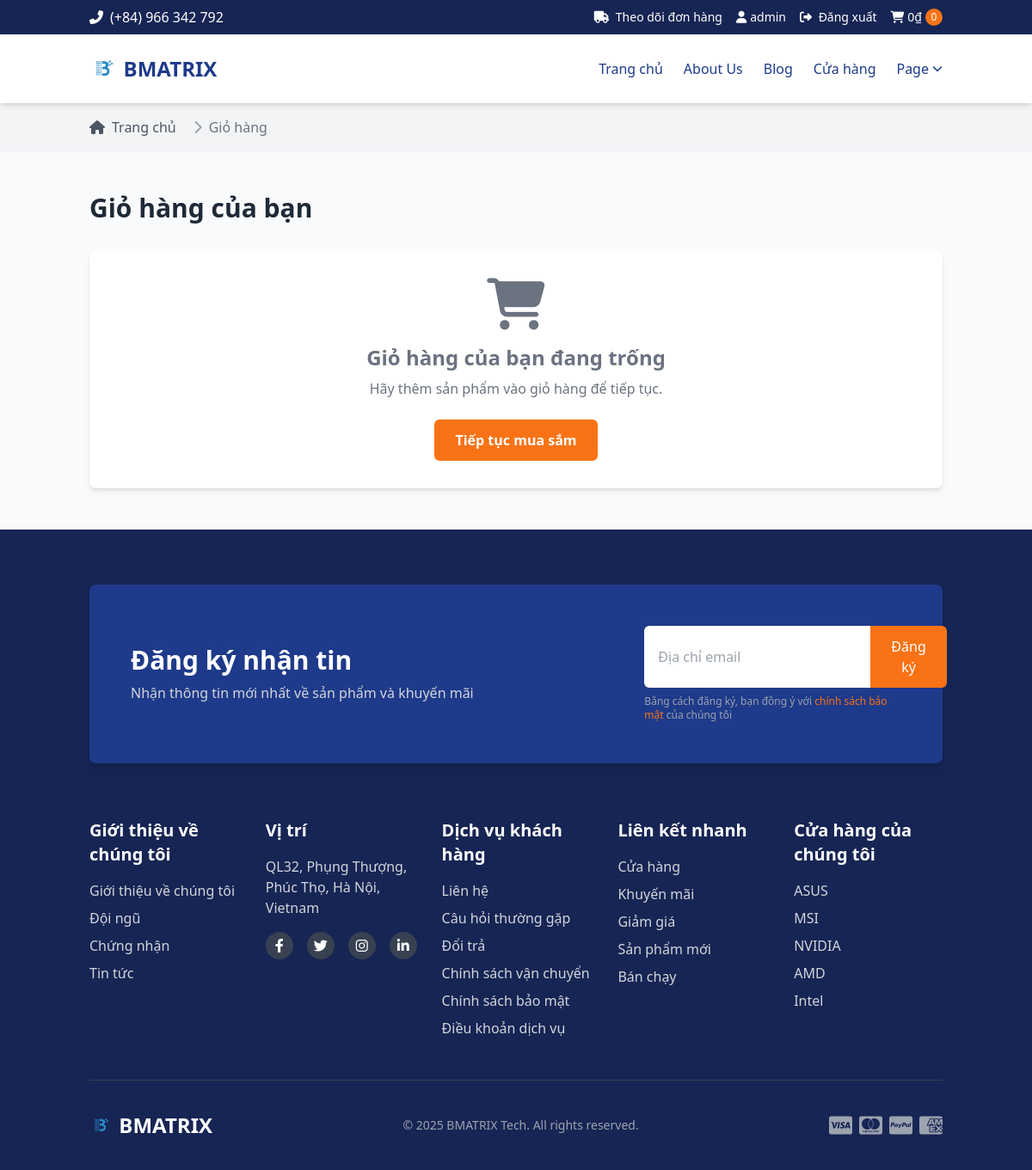
/cart/ (signed in), run on an earlier commit of the app's database.
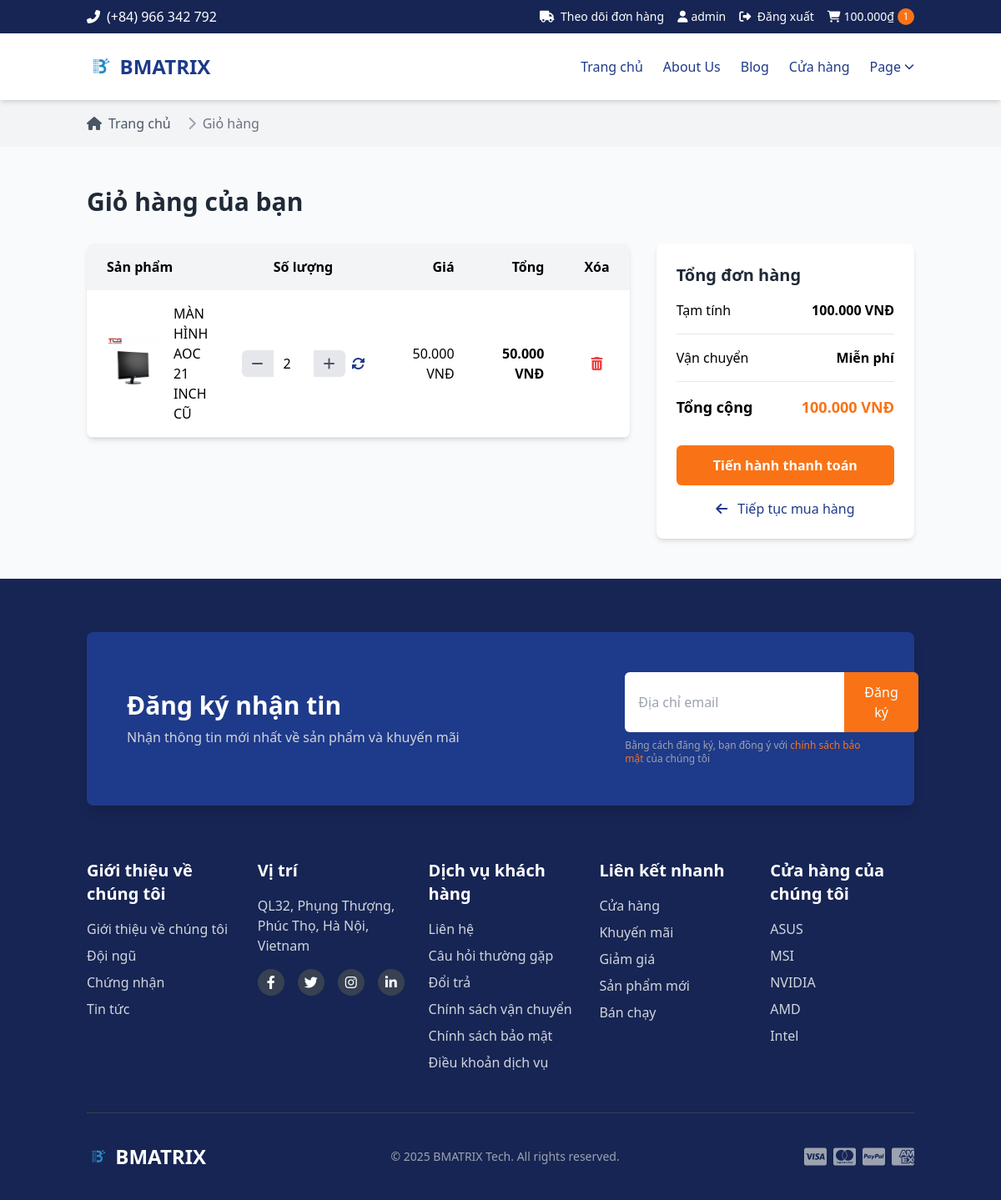
And on a later commit of the database.
### cart/models.py (models this page shows, shortened)
class CartItem(models.Model):
    cart = models.ForeignKey(Cart, related_name='items', on_delete=models.CASCADE)
    product = models.ForeignKey(Product, on_delete=models.CASCADE)
    quantity = models.PositiveIntegerField(default=1)

### shop/models.py (models this page shows, shortened)
class Product(models.Model):
    AVAILABILITY_CHOICES = (
        ('in_stock', 'Còn hàng'),
        ('out_of_stock', 'Hết hàng'),
        ('pre_order', 'Đặt trước'),
        ('discontinued', 'Ngừng kinh doanh'),
        ('coming_soon', 'Sắp có hàng'),
    )
    category = models.ForeignKey(Category, related_name='products', on_delete=models.CASCADE)
    brand = models.ForeignKey(Brand, related_name='products', on_delete=models.SET_NULL, null=True, blank=True)
    name = models.CharField(max_length=200)
    slug = models.SlugField(unique=True)
    description = models.TextField(blank=True)
    price = models.DecimalField(max_digits=10, decimal_places=0)
    stock = models.PositiveIntegerField()
    image = models.ImageField(upload_to='products/', blank=True, null=True)
    availability = models.CharField(max_length=20, choices=AVAILABILITY_CHOICES, default='in_stock')
    created_at = models.DateTimeField(auto_now_add=True)
    updated_at = models.DateTimeField(auto_now=True)
    featured = models.BooleanField(default=False)
    class Meta:
        ordering = ('-created_at',)
    def get_absolute_url(self):
        return reverse('shop:product_detail', args=[self.slug])
    def get_main_image(self):
        if self.image:
            return self.image.url
        first_image = self.images.first()
        if first_image:
            return first_image.image.url
        return '/static/img/placeholder.png'

### cart/views.py (the view)
# urls.py: path('', views.cart_detail, name='cart_detail'),
def cart_detail(request):
    cart = _get_or_create_cart(request)
    cart_items = cart.items.all().select_related('product')
    total = sum(item.product.price * item.quantity for item in cart_items)
    context = {
        'cart': cart,
        'cart_items': cart_items,
        'total': total,
    }
    return render(request, 'cart/cart_detail.html', context)

### cart/context_processors.py (called while the page is built, shortened)
def cart_context(request):
    cart_count = 0
    cart_total = 0
    if request.user.is_authenticated:
        try:
            cart = Cart.objects.get(user=request.user)
            cart_items = CartItem.objects.filter(cart=cart)
            cart_count = cart_items.count()
            cart_total = sum(item.product.price * item.quantity for item in cart_items)
        except Cart.DoesNotExist:
            pass
    return {
        'cart_count': cart_count,
        'cart_total': cart_total,
    }

### cart/views.py (called while the page is built, shortened)
def _get_or_create_cart(request):
    if request.user.is_authenticated:
        cart, created = Cart.objects.get_or_create(user=request.user)
    return cart

### shop/templatetags/shop_tags.py (called while the page is built)
@register.filter(name='format_price')
def format_price(value):
    if value is None:
        return '0'
    try:
        value_int = int(float(value))
        value_str = str(value_int)
        result = ''
        for i, char in enumerate(reversed(value_str)):
            if i > 0 and i % 3 == 0:
                result = '.' + result
            result = char + result
        return result
    except (ValueError, TypeError):
        return str(value)

### templates/cart/cart_detail.html (shortened to what the changed rows need)
{% extends 'base.html' %}
{% load static %}
{% load shop_tags %}
{% block content %}
<section class="py-12">
    <div class="container mx-auto px-4">
        <h1 class="text-3xl font-bold text-gray-800 mb-8">Giỏ hàng của bạn</h1>
        {% if cart_items %}
        <div class="grid grid-cols-1 lg:grid-cols-3 gap-8">
            <div class="lg:col-span-2">
                <div class="bg-white rounded-lg shadow-md overflow-hidden">
                    <table class="w-full">
                        <thead class="bg-gray-100">
                            <tr>
                                <th class="py-4 px-6 text-left">Sản phẩm</th>
                                <th class="py-4 px-6 text-center">Số lượng</th>
                                <th class="py-4 px-6 text-right">Giá</th>
                                <th class="py-4 px-6 text-right">Tổng</th>
                                <th class="py-4 px-6 text-center">Xóa</th>
                            </tr>
                        </thead>
                        <tbody>
                            {% for item in cart_items %}
                            <tr class="border-b border-gray-200">
                                <td class="py-4 px-6">
                                    <div class="flex items-center">
                                        <img src="{{ item.product.get_main_image }}" alt="{{ item.product.name }}" class="w-16 h-16 object-cover rounded-md mr-4">
                                        <a href="{{ item.product.get_absolute_url }}" class="hover:text-secondary">
                                            {{ item.product.name }}
                                        </a>
                                    </div>
                                </td>
                                <td class="py-4 px-6">
                                    <form method="post" action="{% url 'cart:update_cart' item.id %}" class="flex justify-center">
                                        <div class="flex">
                                            <button type="button" class="decrease-quantity bg-gray-200 hover:bg-gray-300 text-gray-600 px-3 py-1 rounded-l-md">
                                                <i class="fas fa-minus"></i>
                                            </button>
                                            <input type="number" name="quantity" value="{{ item.quantity }}" min="1" max="{{ item.product.stock }}" class="quantity-input w-12 text-center border-gray-200 focus:ring-primary focus:border-primary">
                                            <button type="button" class="increase-quantity bg-gray-200 hover:bg-gray-300 text-gray-600 px-3 py-1 rounded-r-md">
                                                <i class="fas fa-plus"></i>
                                            </button>
                                        </div>
                                        <button type="submit" class="ml-2 text-primary hover:text-secondary">
                                            <i class="fas fa-sync-alt"></i>
                                        </button>
                                    </form>
                                </td>
                                <td class="py-4 px-6 text-right">
                                    {{ item.product.price|format_price }} VNĐ
                                </td>
                                <td class="py-4 px-6 text-right font-semibold">
                                    {{ item.product.price|format_price }} VNĐ
                                </td>
                                <td class="py-4 px-6 text-center">
                                    <form method="post" action="{% url 'cart:remove_from_cart' item.id %}">
                                        <button type="submit" class="text-red-500 hover:text-red-700">
                                            <i class="fas fa-trash-alt"></i>
                                        </button>
                                    </form>
                                </td>
                            </tr>
                            {% endfor %}
                        </tbody>
                    </table>
                </div>
            </div>
            <div class="lg:col-span-1">
                <div class="bg-white rounded-lg shadow-md overflow-hidden p-6">
                    <h2 class="text-xl font-bold text-gray-800 mb-4">Tổng đơn hàng</h2>
                    <div class="space-y-4">
                        <div class="flex justify-between border-b border-gray-200 pb-4">
                            <span>Tạm tính</span>
                            <span class="font-semibold">{{ total|format_price }} VNĐ</span>
                        </div>
                        <div class="flex justify-between border-b border-gray-200 pb-4">
                            <span>Vận chuyển</span>
                            <span class="font-semibold">Miễn phí</span>
                        </div>
                        <div class="flex justify-between">
                            <span class="text-lg font-bold">Tổng cộng</span>
                            <span class="text-lg font-bold text-secondary">{{ total|format_price }} VNĐ</span>
                        </div>
                        <div class="pt-4">
                            <a href="{% url 'orders:checkout' %}" class="block w-full bg-secondary hover:bg-secondary-light text-white font-bold py-3 px-6 rounded-md transition text-center">
                                Tiến hành thanh toán
                            </a>
                            <a href="{% url 'shop:product_list' %}" class="block w-full text-center mt-4 text-primary hover:text-secondary">
                                <i class="fas fa-arrow-left mr-2"></i> Tiếp tục mua hàng
                            </a>
                        </div>
                    </div>
                </div>
            </div>
        </div>
        {% else %}
        <div class="bg-white rounded-lg shadow-md p-8 text-center">
            <div class="text-gray-500 mb-6">
                <i class="fas fa-shopping-cart text-6xl mb-4"></i>
                <h2 class="text-2xl font-bold">Giỏ hàng của bạn đang trống</h2>
                <p class="mt-2">Hãy thêm sản phẩm vào giỏ hàng để tiếp tục.</p>
            </div>
            <a href="{% url 'shop:product_list' %}" class="inline-block bg-secondary hover:bg-secondary-light text-white font-bold py-3 px-6 rounded-md transition">
                Tiếp tục mua sắm
            </a>
        </div>
        {% endif %}
    </div>
</section>
{% endblock %}

### templates/include/header.html (shortened to what this page needs)
{% load static %}
{% load shop_tags %}
<div class="bg-primary-dark text-white py-2 z-100">
    <div class="container mx-auto px-4 flex justify-between items-center">
        <div class="hidden md:flex items-center">
            <i class="fas fa-phone-alt mr-2"></i>
            <span>(+84) 966 342 792</span>
        </div>
        <div class="flex items-center space-x-4 ml-auto text-sm">
            <a href="{% url 'orders:my_orders' %}" class="hover:text-secondary-light transition">
                <i class="fas fa-truck mr-1"></i> Theo dõi đơn hàng
            </a>
            {% if user.is_authenticated %}
            <a href="{% url 'accounts:profile' %}" class="flex items-center hover:text-secondary-light transition">
                <i class="fas fa-user mr-1"></i> {{ user.username }}
            </a>
            <form method="post" action="{% url 'account_logout' %}" class="inline">
                <button type="submit" class="hover:text-secondary-light transition text-white">
                    <i class="fas fa-sign-out-alt mr-1"></i> Đăng xuất
                </button>
            </form>
            {% else %}
            <a href="{% url 'accounts:login' %}" class="hover:text-secondary-light transition">
                <i class="fas fa-user mr-1"></i> Đăng nhập / Đăng ký
            </a>
            {% endif %}
            <a href="{% url 'cart:cart_detail' %}" class="flex items-center hover:text-secondary-light transition">
                <i class="fas fa-shopping-cart mr-1"></i>
                <span>{{ cart_total|format_price|default:"0" }}₫</span>
                <span class="ml-1 bg-secondary text-white rounded-full h-5 w-5 flex items-center justify-center text-xs">
                    {{ cart_count|default:"0" }}
                </span>
            </a>
        </div>
    </div>
</div>
<header id="sticky-header" class="bg-white shadow-md py-4 sticky top-0 z-50 transition-all duration-300">
    <div class="container mx-auto px-4">
        <div class="flex items-center justify-between">
            <a href="/" class="flex items-center">
                <img src="{% static 'img/logo.png' %}" alt="BMATRIX Logo" class="h-12 mr-2">
                <span class="text-primary font-bold text-2xl">BMATRIX</span>
            </a>
            <nav class="hidden lg:flex items-center space-x-6">
                <a href="/" class="text-primary hover:text-secondary font-medium">Trang chủ</a>
                <a href="{% url 'about' %}" class="text-primary hover:text-secondary font-medium">About Us</a>
                <a href="{% url 'blog:post_list' %}" class="text-primary hover:text-secondary font-medium">Blog</a>
                <a href="{% url 'shop:product_list' %}" class="text-primary hover:text-secondary font-medium">Cửa hàng</a>
                <div class="relative dropdown-container">
                    <button data-toggle="dropdown-menu" class="flex items-center text-primary hover:text-secondary font-medium">
                        Page <i class="fas fa-chevron-down text-xs ml-1"></i>
                    </button>
                </div>
            </nav>
        </div>
    </div>
</header>

What changed in the data, as far as the page shows it:
added CartItem: product.get_main_image (picture), product.name "MÀN HÌNH AOC 21 INCH CŨ", quantity "2", product.price "50.000"
Also different on the page:
{{ cart_total|format_price|default:"0" }}: "0" → "100.000"
{{ cart_count|default:"0" }}: "0" → "1"
{{ total|format_price }}: (not shown) → "100.000"
text no longer shown: "Giỏ hàng của bạn đang trống Hãy thêm sản phẩm vào giỏ hàng để tiếp tục. Tiếp tục mua sắm"
text now shown: "Sản phẩm Số lượng Giá Tổng Xóa Tổng đơn hàng Tạm tính VNĐ Vận chuyển Miễn phí Tổng cộng VNĐ Tiến hành thanh toán Tiếp tục mua hàng"
